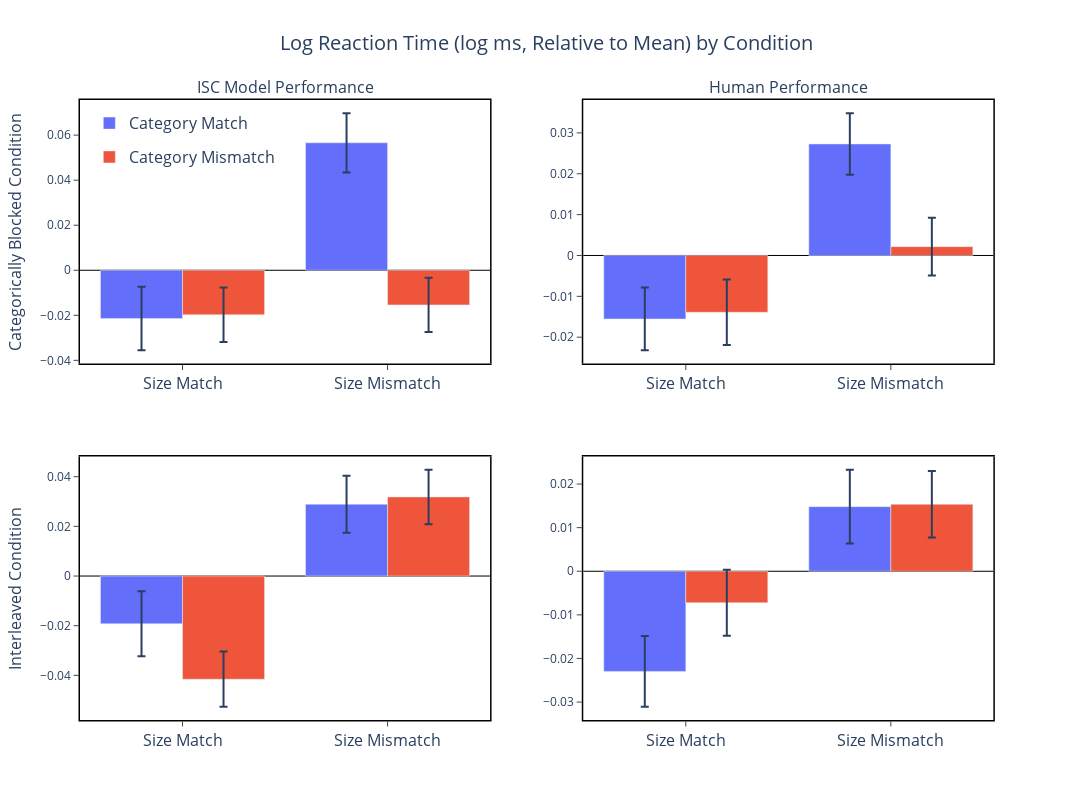
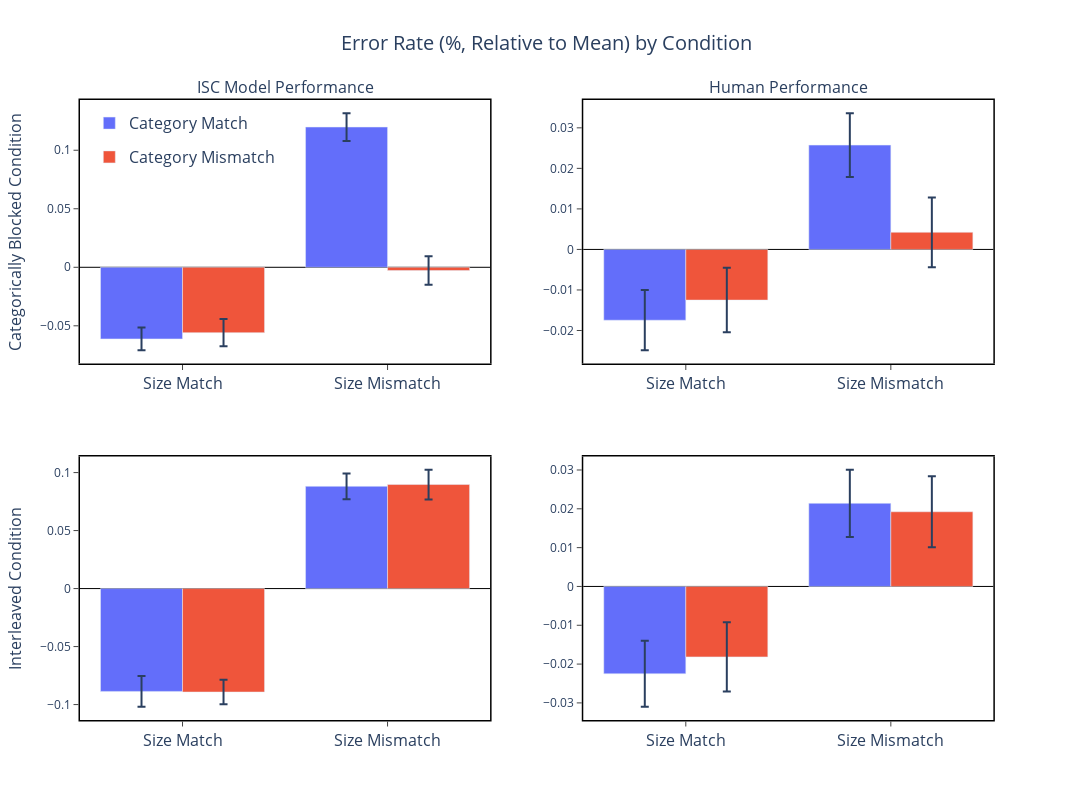

Notebook cell for these charts, in order:
### Markdown cell above
## Replication of paper

First, I replicated the results from Giallanza et al (2024).

### Code cell
from make_plot import make_model_plot

make_model_plot(
    [('ISC Model', 'data/isc_simulation_data_0200.csv')],
    include_human=True
)

### Figure 1 — Plotly figure (JSON) as saved in the notebook; plotly's stock layout.template omitted (floating-point values rounded to 4 significant figures)
{"data": [{"alignmentgroup": "True", "error_y": {"array": [0.01311, 0.01151]}, "hovertemplate": "cat_condition=Category Match<br>size_condition=%{x}<br>rt_normalized=%{y}<extra></extra>", "legendgroup": "Category Match", "marker": {"color": "#636efa", "pattern": {"shape": ""}}, "name": "Category Match", "offsetgroup": "Category Match", "orientation": "v", "showlegend": true, "textposition": "auto", "type": "bar", "x": ["Size Match", "Size Mismatch"], "xaxis": "x3", "y": [-0.01921, 0.02891], "yaxis": "y3"}, {"alignmentgroup": "True", "error_y": {"array": [0.01111, 0.01097]}, "hovertemplate": "cat_condition=Category Mismatch<br>size_condition=%{x}<br>rt_normalized=%{y}<extra></extra>", "legendgroup": "Category Mismatch", "marker": {"color": "#EF553B", "pattern": {"shape": ""}}, "name": "Category Mismatch", "offsetgroup": "Category Mismatch", "orientation": "v", "showlegend": true, "textposition": "auto", "type": "bar", "x": ["Size Match", "Size Mismatch"], "xaxis": "x3", "y": [-0.04155, 0.03186], "yaxis": "y3"}, {"alignmentgroup": "True", "error_y": {"array": [0.01411, 0.01316]}, "hovertemplate": "cat_condition=Category Match<br>size_condition=%{x}<br>rt_normalized=%{y}<extra></extra>", "legendgroup": "Category Match", "marker": {"color": "#636efa", "pattern": {"shape": ""}}, "name": "Category Match", "offsetgroup": "Category Match", "orientation": "v", "showlegend": false, "textposition": "auto", "type": "bar", "x": ["Size Match", "Size Mismatch"], "xaxis": "x", "y": [-0.02145, 0.05659], "yaxis": "y"}, {"alignmentgroup": "True", "error_y": {"array": [0.01213, 0.01202]}, "hovertemplate": "cat_condition=Category Mismatch<br>size_condition=%{x}<br>rt_normalized=%{y}<extra></extra>", "legendgroup": "Category Mismatch", "marker": {"color": "#EF553B", "pattern": {"shape": ""}}, "name": "Category Mismatch", "offsetgroup": "Category Mismatch", "orientation": "v", "showlegend": false, "textposition": "auto", "type": "bar", "x": ["Size Match", "Size Mismatch"], "xaxis": "x", "y": [-0.01975, -0.01539], "yaxis": "y"}, {"alignmentgroup": "True", "error_y": {"array": [0.008119, 0.008475]}, "hovertemplate": "cat_condition=Category Match<br>size_condition=%{x}<br>rt_normalized=%{y}<extra></extra>", "legendgroup": "Category Match", "marker": {"color": "#636efa", "pattern": {"shape": ""}}, "name": "Category Match", "offsetgroup": "Category Match", "orientation": "v", "showlegend": false, "textposition": "auto", "type": "bar", "x": ["Size Match", "Size Mismatch"], "xaxis": "x4", "y": [-0.02297, 0.01482], "yaxis": "y4"}, {"alignmentgroup": "True", "error_y": {"array": [0.007561, 0.007601]}, "hovertemplate": "cat_condition=Category Mismatch<br>size_condition=%{x}<br>rt_normalized=%{y}<extra></extra>", "legendgroup": "Category Mismatch", "marker": {"color": "#EF553B", "pattern": {"shape": ""}}, "name": "Category Mismatch", "offsetgroup": "Category Mismatch", "orientation": "v", "showlegend": false, "textposition": "auto", "type": "bar", "x": ["Size Match", "Size Mismatch"], "xaxis": "x4", "y": [-0.007211, 0.01536], "yaxis": "y4"}, {"alignmentgroup": "True", "error_y": {"array": [0.007672, 0.007541]}, "hovertemplate": "cat_condition=Category Match<br>size_condition=%{x}<br>rt_normalized=%{y}<extra></extra>", "legendgroup": "Category Match", "marker": {"color": "#636efa", "pattern": {"shape": ""}}, "name": "Category Match", "offsetgroup": "Category Match", "orientation": "v", "showlegend": false, "textposition": "auto", "type": "bar", "x": ["Size Match", "Size Mismatch"], "xaxis": "x2", "y": [-0.01554, 0.02728], "yaxis": "y2"}, {"alignmentgroup": "True", "error_y": {"array": [0.007992, 0.007062]}, "hovertemplate": "cat_condition=Category Mismatch<br>size_condition=%{x}<br>rt_normalized=%{y}<extra></extra>", "legendgroup": "Category Mismatch", "marker": {"color": "#EF553B", "pattern": {"shape": ""}}, "name": "Category Mismatch", "offsetgroup": "Category Mismatch", "orientation": "v", "showlegend": false, "textposition": "auto", "type": "bar", "x": ["Size Match", "Size Mismatch"], "xaxis": "x2", "y": [-0.0139, 0.002156], "yaxis": "y2"}], "layout": {"annotations": [{"font": {"size": 16}, "showarrow": false, "text": "ISC Model Performance", "x": 0.22, "xanchor": "center", "xref": "paper", "y": 1, "yanchor": "bottom", "yref": "paper"}, {"font": {"size": 16}, "showarrow": false, "text": "Human Performance", "x": 0.76, "xanchor": "center", "xref": "paper", "y": 1, "yanchor": "bottom", "yref": "paper"}, {"font": {"size": 16}, "showarrow": false, "text": "Categorically Blocked Condition", "textangle": -90, "x": -0.07, "xanchor": "center", "xref": "paper", "y": 0.7875, "yanchor": "middle", "yref": "paper"}, {"font": {"size": 16}, "showarrow": false, "text": "Interleaved Condition", "textangle": -90, "x": -0.07, "xanchor": "center", "xref": "paper", "y": 0.2125, "yanchor": "middle", "yref": "paper"}], "height": 800, "legend": {"font": {"size": 16}, "x": 0.01, "xanchor": "left", "y": 0.99, "yanchor": "top"}, "plot_bgcolor": "white", "title": {"font": {"size": 20}, "text": "Log Reaction Time (log ms, Relative to Mean) by Condition", "x": 0.5}, "width": 1200, "xaxis": {"anchor": "y", "domain": [0, 0.44], "linecolor": "black", "linewidth": 1.5, "mirror": true, "showgrid": false, "showline": true, "tickfont": {"size": 16}, "ticks": "outside", "title": {"font": {"size": 20}}}, "xaxis2": {"anchor": "y2", "domain": [0.54, 0.98], "linecolor": "black", "linewidth": 1.5, "mirror": true, "showgrid": false, "showline": true, "tickfont": {"size": 16}, "ticks": "outside", "title": {"font": {"size": 20}}}, "xaxis3": {"anchor": "y3", "domain": [0, 0.44], "linecolor": "black", "linewidth": 1.5, "mirror": true, "showgrid": false, "showline": true, "tickfont": {"size": 16}, "ticks": "outside", "title": {"font": {"size": 20}}}, "xaxis4": {"anchor": "y4", "domain": [0.54, 0.98], "linecolor": "black", "linewidth": 1.5, "mirror": true, "showgrid": false, "showline": true, "tickfont": {"size": 16}, "ticks": "outside", "title": {"font": {"size": 20}}}, "yaxis": {"anchor": "x", "domain": [0.575, 1], "linecolor": "black", "linewidth": 1.5, "mirror": true, "showgrid": false, "showline": true, "side": "left", "ticks": "outside", "title": {"font": {"size": 20}}, "zeroline": true, "zerolinecolor": "black", "zerolinewidth": 1}, "yaxis2": {"anchor": "x2", "domain": [0.575, 1], "linecolor": "black", "linewidth": 1.5, "mirror": true, "showgrid": false, "showline": true, "ticks": "outside", "title": {"font": {"size": 20}}, "zeroline": true, "zerolinecolor": "black", "zerolinewidth": 1}, "yaxis3": {"anchor": "x3", "domain": [0, 0.425], "linecolor": "black", "linewidth": 1.5, "mirror": true, "showgrid": false, "showline": true, "ticks": "outside", "title": {"font": {"size": 20}}, "zeroline": true, "zerolinecolor": "black", "zerolinewidth": 1}, "yaxis4": {"anchor": "x4", "domain": [0, 0.425], "linecolor": "black", "linewidth": 1.5, "mirror": true, "showgrid": false, "showline": true, "ticks": "outside", "title": {"font": {"size": 20}}, "zeroline": true, "zerolinecolor": "black", "zerolinewidth": 1}}}

### Figure 2 — Plotly figure (JSON) as saved in the notebook; plotly's stock layout.template omitted (floating-point values rounded to 4 significant figures)
{"data": [{"alignmentgroup": "True", "error_y": {"array": [0.01329, 0.01114]}, "hovertemplate": "cat_condition=Category Match<br>size_condition=%{x}<br>error_normalized=%{y}<extra></extra>", "legendgroup": "Category Match", "marker": {"color": "#636efa", "pattern": {"shape": ""}}, "name": "Category Match", "offsetgroup": "Category Match", "orientation": "v", "showlegend": true, "textposition": "auto", "type": "bar", "x": ["Size Match", "Size Mismatch"], "xaxis": "x3", "y": [-0.08865, 0.08814], "yaxis": "y3"}, {"alignmentgroup": "True", "error_y": {"array": [0.01055, 0.01281]}, "hovertemplate": "cat_condition=Category Mismatch<br>size_condition=%{x}<br>error_normalized=%{y}<extra></extra>", "legendgroup": "Category Mismatch", "marker": {"color": "#EF553B", "pattern": {"shape": ""}}, "name": "Category Mismatch", "offsetgroup": "Category Mismatch", "orientation": "v", "showlegend": true, "textposition": "auto", "type": "bar", "x": ["Size Match", "Size Mismatch"], "xaxis": "x3", "y": [-0.08918, 0.08969], "yaxis": "y3"}, {"alignmentgroup": "True", "error_y": {"array": [0.009716, 0.01186]}, "hovertemplate": "cat_condition=Category Match<br>size_condition=%{x}<br>error_normalized=%{y}<extra></extra>", "legendgroup": "Category Match", "marker": {"color": "#636efa", "pattern": {"shape": ""}}, "name": "Category Match", "offsetgroup": "Category Match", "orientation": "v", "showlegend": false, "textposition": "auto", "type": "bar", "x": ["Size Match", "Size Mismatch"], "xaxis": "x", "y": [-0.06122, 0.1198], "yaxis": "y"}, {"alignmentgroup": "True", "error_y": {"array": [0.01157, 0.01219]}, "hovertemplate": "cat_condition=Category Mismatch<br>size_condition=%{x}<br>error_normalized=%{y}<extra></extra>", "legendgroup": "Category Mismatch", "marker": {"color": "#EF553B", "pattern": {"shape": ""}}, "name": "Category Mismatch", "offsetgroup": "Category Mismatch", "orientation": "v", "showlegend": false, "textposition": "auto", "type": "bar", "x": ["Size Match", "Size Mismatch"], "xaxis": "x", "y": [-0.05584, -0.002738], "yaxis": "y"}, {"alignmentgroup": "True", "error_y": {"array": [0.008514, 0.00867]}, "hovertemplate": "cat_condition=Category Match<br>size_condition=%{x}<br>error_normalized=%{y}<extra></extra>", "legendgroup": "Category Match", "marker": {"color": "#636efa", "pattern": {"shape": ""}}, "name": "Category Match", "offsetgroup": "Category Match", "orientation": "v", "showlegend": false, "textposition": "auto", "type": "bar", "x": ["Size Match", "Size Mismatch"], "xaxis": "x4", "y": [-0.0225, 0.02141], "yaxis": "y4"}, {"alignmentgroup": "True", "error_y": {"array": [0.008903, 0.009138]}, "hovertemplate": "cat_condition=Category Mismatch<br>size_condition=%{x}<br>error_normalized=%{y}<extra></extra>", "legendgroup": "Category Mismatch", "marker": {"color": "#EF553B", "pattern": {"shape": ""}}, "name": "Category Mismatch", "offsetgroup": "Category Mismatch", "orientation": "v", "showlegend": false, "textposition": "auto", "type": "bar", "x": ["Size Match", "Size Mismatch"], "xaxis": "x4", "y": [-0.01815, 0.01924], "yaxis": "y4"}, {"alignmentgroup": "True", "error_y": {"array": [0.007431, 0.007883]}, "hovertemplate": "cat_condition=Category Match<br>size_condition=%{x}<br>error_normalized=%{y}<extra></extra>", "legendgroup": "Category Match", "marker": {"color": "#636efa", "pattern": {"shape": ""}}, "name": "Category Match", "offsetgroup": "Category Match", "orientation": "v", "showlegend": false, "textposition": "auto", "type": "bar", "x": ["Size Match", "Size Mismatch"], "xaxis": "x2", "y": [-0.01746, 0.02574], "yaxis": "y2"}, {"alignmentgroup": "True", "error_y": {"array": [0.007962, 0.008601]}, "hovertemplate": "cat_condition=Category Mismatch<br>size_condition=%{x}<br>error_normalized=%{y}<extra></extra>", "legendgroup": "Category Mismatch", "marker": {"color": "#EF553B", "pattern": {"shape": ""}}, "name": "Category Mismatch", "offsetgroup": "Category Mismatch", "orientation": "v", "showlegend": false, "textposition": "auto", "type": "bar", "x": ["Size Match", "Size Mismatch"], "xaxis": "x2", "y": [-0.0125, 0.004227], "yaxis": "y2"}], "layout": {"annotations": [{"font": {"size": 16}, "showarrow": false, "text": "ISC Model Performance", "x": 0.22, "xanchor": "center", "xref": "paper", "y": 1, "yanchor": "bottom", "yref": "paper"}, {"font": {"size": 16}, "showarrow": false, "text": "Human Performance", "x": 0.76, "xanchor": "center", "xref": "paper", "y": 1, "yanchor": "bottom", "yref": "paper"}, {"font": {"size": 16}, "showarrow": false, "text": "Categorically Blocked Condition", "textangle": -90, "x": -0.07, "xanchor": "center", "xref": "paper", "y": 0.7875, "yanchor": "middle", "yref": "paper"}, {"font": {"size": 16}, "showarrow": false, "text": "Interleaved Condition", "textangle": -90, "x": -0.07, "xanchor": "center", "xref": "paper", "y": 0.2125, "yanchor": "middle", "yref": "paper"}], "height": 800, "legend": {"font": {"size": 16}, "x": 0.01, "xanchor": "left", "y": 0.99, "yanchor": "top"}, "plot_bgcolor": "white", "title": {"font": {"size": 20}, "text": "Error Rate (%, Relative to Mean) by Condition", "x": 0.5}, "width": 1200, "xaxis": {"anchor": "y", "domain": [0, 0.44], "linecolor": "black", "linewidth": 1.5, "mirror": true, "showgrid": false, "showline": true, "tickfont": {"size": 16}, "ticks": "outside", "title": {"font": {"size": 20}}}, "xaxis2": {"anchor": "y2", "domain": [0.54, 0.98], "linecolor": "black", "linewidth": 1.5, "mirror": true, "showgrid": false, "showline": true, "tickfont": {"size": 16}, "ticks": "outside", "title": {"font": {"size": 20}}}, "xaxis3": {"anchor": "y3", "domain": [0, 0.44], "linecolor": "black", "linewidth": 1.5, "mirror": true, "showgrid": false, "showline": true, "tickfont": {"size": 16}, "ticks": "outside", "title": {"font": {"size": 20}}}, "xaxis4": {"anchor": "y4", "domain": [0.54, 0.98], "linecolor": "black", "linewidth": 1.5, "mirror": true, "showgrid": false, "showline": true, "tickfont": {"size": 16}, "ticks": "outside", "title": {"font": {"size": 20}}}, "yaxis": {"anchor": "x", "domain": [0.575, 1], "linecolor": "black", "linewidth": 1.5, "mirror": true, "showgrid": false, "showline": true, "side": "left", "ticks": "outside", "title": {"font": {"size": 20}}, "zeroline": true, "zerolinecolor": "black", "zerolinewidth": 1}, "yaxis2": {"anchor": "x2", "domain": [0.575, 1], "linecolor": "black", "linewidth": 1.5, "mirror": true, "showgrid": false, "showline": true, "ticks": "outside", "title": {"font": {"size": 20}}, "zeroline": true, "zerolinecolor": "black", "zerolinewidth": 1}, "yaxis3": {"anchor": "x3", "domain": [0, 0.425], "linecolor": "black", "linewidth": 1.5, "mirror": true, "showgrid": false, "showline": true, "ticks": "outside", "title": {"font": {"size": 20}}, "zeroline": true, "zerolinecolor": "black", "zerolinewidth": 1}, "yaxis4": {"anchor": "x4", "domain": [0, 0.425], "linecolor": "black", "linewidth": 1.5, "mirror": true, "showgrid": false, "showline": true, "ticks": "outside", "title": {"font": {"size": 20}}, "zeroline": true, "zerolinecolor": "black", "zerolinewidth": 1}}}
